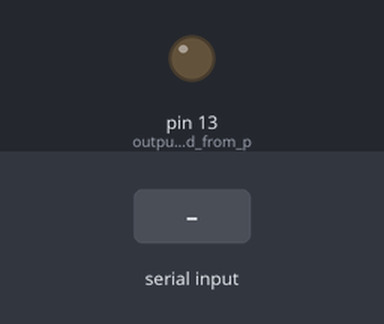
This sketch was run on a simulated Arduino Uno, built with avr-gcc and run on an emulated ATmega328P. Shown: output pins drawn as LEDs (lit = HIGH). Inputs (shaded band) come from the test bench.

Above: at 1.2 s.
1.3 s: "1\n" received over the second serial link
At 2.1 s:
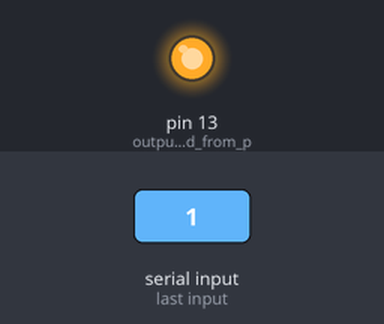
Timing chart, 0 to 4.3 s (numbered marks = the images above; inputs shaded):
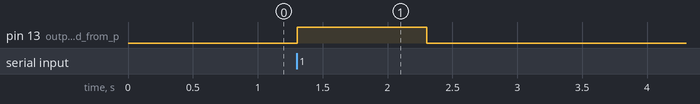

The sketch:

arduino_led.ino
```cpp
#include <SoftwareSerial.h>
SoftwareSerial XBee(2, 3); // RX, TX

int state = 0;
int command = 0;
void setup() {

  XBee.begin(9600);
  Serial.begin(9600);
  pinMode(13,OUTPUT); //output pin changed from pin 0 to pin 13 (where the led is)
}

void loop() {
  // put your main code here, to run repeatedly:
  if (XBee.available() > 0) {
   command = XBee.parseInt();
  }

  if (command == state){
   XBee.print("hi!");
  }
  else{
    state = command;
  }
  if (state == 1){
    state = HIGH;
  }
  else{
    state = LOW;
  }
  digitalWrite(13,state); //writes state (HIGH or LOW) to pin 13, the led pin.
}
```

Measured:
- after the input at 1.3 s, pin 13 (output_pin_changed_from_p): LOW → HIGH at once, → LOW 1.0 s later
